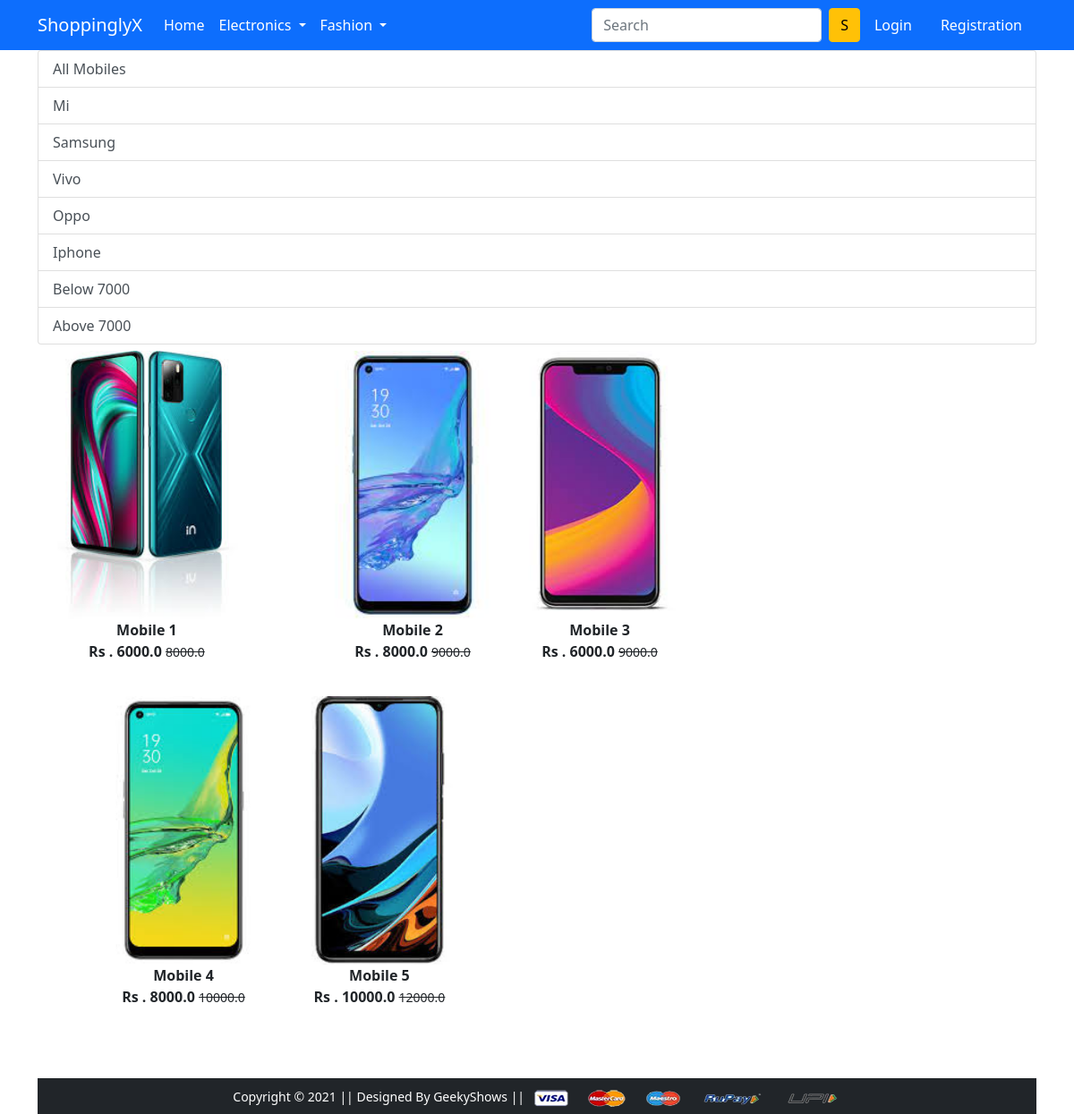
/mobile/, run on the app's committed database.
### app/models.py (models this page shows, shortened)
class Product(models.Model):
    title = models.CharField(max_length=100)
    selling_price = models.FloatField()
    discounted_price = models.FloatField()
    description = models.TextField()
    brand = models.CharField(max_length=100)
    category = models.CharField(choices = CATEGORY_CHOICES , max_length=2)
    product_image = models.ImageField(upload_to = 'productimg')

### app/views.py (the view)
# urls.py: path('mobile/', views.mobile, name='mobile'),
def mobile(request , data = None):
    if data == None:
        mobiles = Product.objects.filter(category='M')
    elif data == 'Mi' or data == 'Samsung' or data == 'Vivo' or data == 'Oppo' or data == 'Iphone':
        mobiles = Product.objects.filter(category='M').filter(brand=data)
    elif data == 'below':
        mobiles = Product.objects.filter(category='M').filter(discounted_price__lt=7000)
    elif data == 'above':
        mobiles = Product.objects.filter(category='M').filter(discounted_price__gt=7000)
    return render(request, 'app/mobile.html' , {'mobiles':mobiles})

### app/templates/app/mobile.html (shortened to what this page needs)
{% extends 'app/base.html' %}
{% load static %}
{% block main-content %}
<div class="container my-12">
 <div class="row">
  <div class="col-sm-12">
      <div class="list-group">
          <a href="{% url 'mobile' %}" class="list-group-item list-group-item-action" aria-current="true">
          All Mobiles </a>
          <a href="{% url 'mobiledata' 'Mi' %}" class="list-group-item list-group-item-action" aria-current="true">
          Mi </a>
          <a href="{% url 'mobiledata' 'Samsung' %}" class="list-group-item list-group-item-action" aria-current="true">
          Samsung </a>
          <a href="{% url 'mobiledata' 'Vivo' %}" class="list-group-item list-group-item-action" aria-current="true">
          Vivo </a>
          <a href="{% url 'mobiledata' 'Oppo' %}" class="list-group-item list-group-item-action" aria-current="true">
          Oppo </a>
          <a href="{% url 'mobiledata' 'Iphone' %}" class="list-group-item list-group-item-action" aria-current="true">
          Iphone </a>
          <a href="{% url 'mobiledata' 'below' %}" class="list-group-item list-group-item-action" aria-current="true">
          Below 7000</a>
          <a href="{% url 'mobiledata' 'above' %}" class="list-group-item list-group-item-action" aria-current="true">
          Above 7000</a>
  </div>
  <div class="col-sm-8">
      <div class="row">
          {% for product in mobiles %}
          <div class="col-sm-4 text-center mb-4">
              <a href="{% url 'product-detail' product.id %}" class="btn">
                  <div class="item">
                      <img src="{{product.product_image.url}}" alt="" height="300" class="">
                      <div class="fw-bold">{{product.title}}</div>
                      <div class="fw-bold">Rs . {{product.discounted_price}}
                       <small class="fw-light text-decoration-line-through">
                        {{product.selling_price}}
                       </small>
                      </div>
                  </div>
              </a>
  </div>
  {% endfor %}
 </div>
</div>
{% endblock main-content %}

### data on the page
Product: product_image (picture), title "Mobile 1", discounted_price "6000.0", selling_price "8000.0"
Product: product_image (picture), title "Mobile 2", discounted_price "8000.0", selling_price "9000.0"
Product: product_image (picture), title "Mobile 3", discounted_price "6000.0", selling_price "9000.0"
Product: product_image (picture), title "Mobile 4", discounted_price "8000.0", selling_price "10000.0"
Product: product_image (picture), title "Mobile 5", discounted_price "10000.0", selling_price "12000.0"
